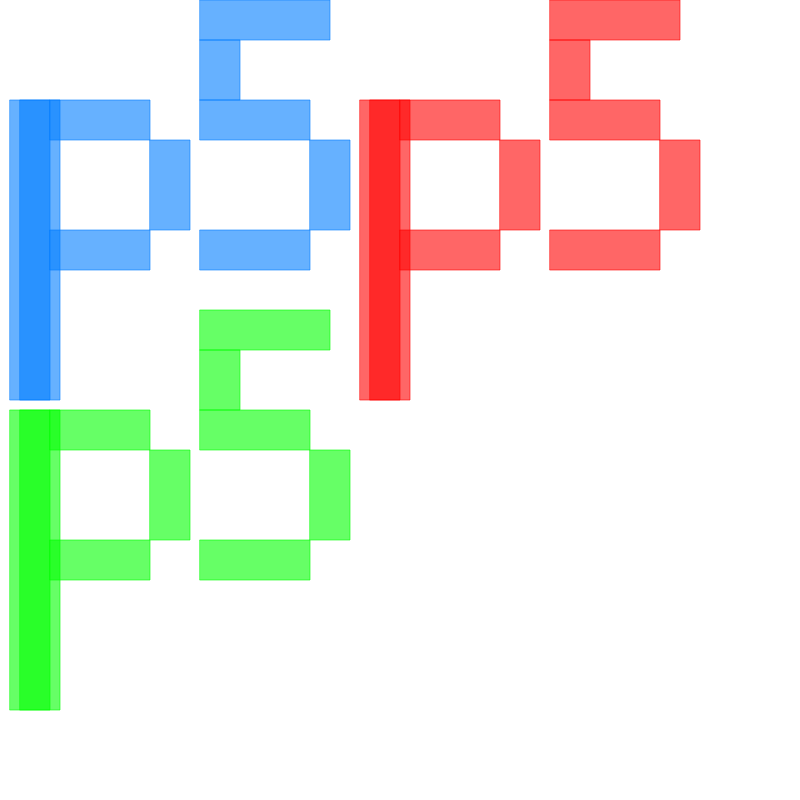
Frame 1 (no input)
Frame 60 (no input): identical to frame 1, image omitted
Frame 120 (the mouse pressed at the canvas centre since frame 60): identical to frame 1, image omitted

The p5.js sketch that drew this single still picture (run headless with seeded random() and noise() and a simulated clock; from frame 60 on, the mouse is pressed at the canvas centre):

// p5.js sketch
// ── sketch.js
// p5 rect
// Source: http://yining1023.github.io/p5PlayGround/

let ystart = 0;
let xstart = 0;
let colorblue = 'rgba(0,125,255,0.6)';
let colorred = 'rgba(255,0,0,0.6)';
let colorgreen = 'rgba(0,255,0,0.6)';

function setup() {
  createCanvas(800, 800);
  console.log('width', width);
  console.log('height', height);
  //
  colorarg(colorblue);
  p5rect();
  //
  xstart = 350;
  colorarg(colorred);
  p5rect();
  //
  ystart = 310;
  xstart = 0;
  colorarg(colorgreen);
  p5rect();
}

function p5rect() {
  p5rect_p();
  p5rect_5();
}

function p5rect_p() {
  // P
  {
    const x = xstart + 10;
    const y = ystart + 100;
    const w = 40;
    const h = 300;
    rect(x, y, w, h);
    const ra = {
      x: x+10,
      y,
      w,
      h
    };
    rect(ra.x, ra.y, ra.w, ra.h);
  }
  // rect(x, y, w, [h], [tl], [tr], [br], [bl])
  rect(xstart + 50, ystart + 100, 100, 40);
  rect(xstart + 50, ystart + 230, 100, 40);
  rect(xstart + 150, ystart + 140, 40, 90);
}

function p5rect_5() {
  // 5
  rect(xstart + 200, ystart + 0, 130, 40);
  rect(xstart + 200, ystart + 40, 40, 60);
  rect(xstart + 200, ystart + 100, 110, 40);
  rect(xstart + 310, ystart + 140, 40, 90);
  rect(xstart + 200, ystart + 230, 110, 40);
}

function colorarg(arg) {
  stroke(arg);
  fill(arg);
}

function draw() {}
